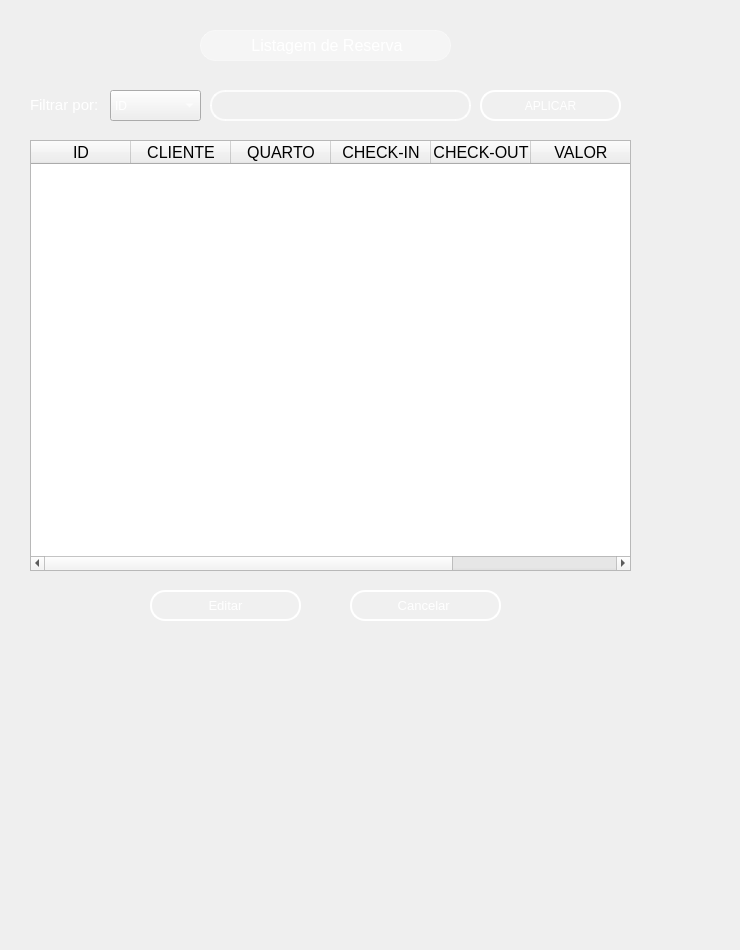
     <widget class="QWidget" name="page_21">
      <widget class="QLabel" name="label_39">
       <property name="geometry">
        <rect>
         <x>200</x>
         <y>30</y>
         <width>251</width>
         <height>31</height>
        </rect>
       </property>
       <property name="styleSheet">
        <string notr="true">QWidget {
    background-color: rgba(255, 255, 255, 90); /* 20% de opacidade */
    border-radius: 15px;
    border: 1px solid rgba(255, 255, 255, 100);
    backdrop-filter: blur(10px);
    /* Sombra inicial sutil nas laterais */
    box-shadow: 0 0 5px rgba(255, 255, 255, 50);
    /* Transição suave para sombra e fundo */
    transition: box-shadow 0.5s ease, background-color 0.5s ease, border 0.5s ease;
}

QWidget:hover {
    background-color: rgba(255, 255, 255, 110); /* Aumenta o brilho */
    border: 1px solid rgba(255, 255, 255, 130);
    /* Sombra mais intensa nas laterais, simulando brilho em movimento */
    box-shadow: 10px 0 15px rgba(255, 255, 255, 100), 
                -10px 0 15px rgba(255, 255, 255, 100);
}</string>
       </property>
       <property name="text">
        <string>&lt;html&gt;&lt;head/&gt;&lt;body&gt;&lt;p align=&quot;center&quot;&gt;&lt;span style=&quot; font-size:12pt; color:#ffffff;&quot;&gt;Listagem de Reserva&lt;/span&gt;&lt;/p&gt;&lt;/body&gt;&lt;/html&gt;</string>
       </property>
      </widget>
      <widget class="QWidget" name="widget_15" native="true">
       <property name="geometry">
        <rect>
         <x>-50</x>
         <y>-150</y>
         <width>731</width>
         <height>941</height>
        </rect>
       </property>
       <property name="styleSheet">
        <string notr="true">QWidget {
    background: qradialgradient(
        cx: 0.5, cy: 0.2, radius: 0.8,
        fx: 0.5, fy: 0.2,
        stop: 0 #7FA3A6,  /* Brilho no topo (mais suave) */
        stop: 0.4 #4E7580, /* Azul intermediário mais escuro */
        stop: 0.7 #27425A, /* Azul mais escuro na transição */
        stop: 1 #0A1A30   /* Azul bem escuro na parte inferior */
    );
}
</string>
       </property>
      </widget>
      <widget class="QPushButton" name="btn_cancel">
       <property name="geometry">
        <rect>
         <x>350</x>
         <y>590</y>
         <width>151</width>
         <height>31</height>
        </rect>
       </property>
       <property name="font">
        <font>
         <family>MS Shell Dlg 2</family>
         <pointsize>10</pointsize>
         <weight>50</weight>
         <italic>false</italic>
         <bold>false</bold>
        </font>
       </property>
       <property name="styleSheet">
        <string notr="true">QPushButton {
    background-color: rgba(255, 255, 255, 0.5);
    border: 5px solid rgba(255, 255, 255, 0.3); /* Borda branca translúcida */
    color: #333333; /* Texto totalmente opaco */
}

QPushButton:hover {
    background-color: rgba(207, 216, 220, 100);
    border-color:rgba(255, 255, 255,255);
    
}

QPushButton:pressed {
    background-color: #A0B2C8; /* Azul acinzentado */
border-color: #003366; /* Azul escuro */
color: #003366;
}
 QPushButton{border: 2px solid rgba(255, 255, 255, 200);
    border-radius: 15px;
    background-color: rgba(0, 0, 0, 0); /* Totalmente transparente */
    
    /* Espaçamento interno */
    padding: 5px 15px;
    
    /* Cor do texto */
    color: white;
    
    /* Melhora a renderização */
    background-clip: padding-box;
}

/* Efeito ao focar */
QPushButton {
    border: 2px solid rgba(255, 255, 255, 255);
    background-color: rgba(255, 255, 255, 20);
}</string>
       </property>
       <property name="text">
        <string>Cancelar </string>
       </property>
      </widget>
      <widget class="QTableWidget" name="tabela_lista_reserva">
       <property name="geometry">
        <rect>
         <x>30</x>
         <y>140</y>
         <width>601</width>
         <height>431</height>
        </rect>
       </property>
       <property name="font">
        <font>
         <family>MS Shell Dlg 2</family>
         <pointsize>12</pointsize>
         <weight>50</weight>
         <bold>false</bold>
        </font>
       </property>
       <property name="styleSheet">
        <string notr="true"/>
       </property>
       <column>
        <property name="text">
         <string>ID</string>
        </property>
       </column>
       <column>
        <property name="text">
         <string>CLIENTE</string>
        </property>
       </column>
       <column>
        <property name="text">
         <string>QUARTO</string>
        </property>
       </column>
       <column>
        <property name="text">
         <string>CHECK-IN</string>
        </property>
       </column>
       <column>
        <property name="text">
         <string>CHECK-OUT</string>
        </property>
       </column>
       <column>
        <property name="text">
         <string>VALOR</string>
        </property>
       </column>
       <column>
        <property name="text">
         <string>STATUS</string>
        </property>
       </column>
      </widget>
      <widget class="QLabel" name="label_7">
       <property name="geometry">
        <rect>
         <x>30</x>
         <y>80</y>
         <width>601</width>
         <height>51</height>
        </rect>
       </property>
       <property name="text">
        <string>&lt;!DOCTYPE HTML PUBLIC &quot;-//W3C//DTD HTML 4.0//EN&quot; &quot;http://www.w3.org/TR/REC-html40/strict.dtd&quot;&gt;
&lt;html&gt;&lt;head&gt;&lt;meta name=&quot;qrichtext&quot; content=&quot;1&quot; /&gt;&lt;style type=&quot;text/css&quot;&gt;
p, li { white-space: pre-wrap; }
&lt;/style&gt;&lt;/head&gt;&lt;body style=&quot; font-family:'MS Shell Dlg 2'; font-size:8pt; font-weight:400; font-style:normal;&quot;&gt;
&lt;p style=&quot; margin-top:0px; margin-bottom:0px; margin-left:0px; margin-right:0px; -qt-block-indent:0; text-indent:0px;&quot;&gt;&lt;span style=&quot; font-size:11pt; color:#ffffff;&quot;&gt;Filtrar por:&lt;/span&gt;&lt;/p&gt;&lt;/body&gt;&lt;/html&gt;</string>
       </property>
      </widget>
      <widget class="QComboBox" name="comboBox_filtro_2">
       <property name="geometry">
        <rect>
         <x>110</x>
         <y>90</y>
         <width>91</width>
         <height>31</height>
        </rect>
       </property>
       <property name="styleSheet">
        <string notr="true">color:rgba(255, 255, 255, 255);</string>
       </property>
       <item>
        <property name="text">
         <string>ID</string>
        </property>
       </item>
       <item>
        <property name="text">
         <string>CLIENTE</string>
        </property>
       </item>
       <item>
        <property name="text">
         <string>QUARTO</string>
        </property>
       </item>
       <item>
        <property name="text">
         <string>CHECK-IN</string>
        </property>
       </item>
       <item>
        <property name="text">
         <string>CHECK-OUT</string>
        </property>
       </item>
       <item>
        <property name="text">
         <string>VALOR</string>
        </property>
       </item>
       <item>
        <property name="text">
         <string>STATUS</string>
        </property>
       </item>
      </widget>
      <widget class="QLineEdit" name="lineEdit_busca">
       <property name="geometry">
        <rect>
         <x>210</x>
         <y>90</y>
         <width>261</width>
         <height>31</height>
        </rect>
       </property>
       <property name="styleSheet">
        <string notr="true">QLineEdit {
    /* Borda e fundo */
    border: 2px solid rgba(255, 255, 255, 200);
    border-radius: 15px;
    background-color: rgba(0, 0, 0, 0); /* Totalmente transparente */
    
    /* Espaçamento interno */
    padding: 5px 15px;
    
    /* Cor do texto */
    color: white;
    
    /* Melhora a renderização */
    background-clip: padding-box;
}

/* Efeito ao focar */
QLineEdit:focus {
    border: 2px solid rgba(255, 255, 255, 255);
    background-color: rgba(255, 255, 255, 36);
}</string>
       </property>
      </widget>
      <widget class="QPushButton" name="editButton_2">
       <property name="geometry">
        <rect>
         <x>150</x>
         <y>590</y>
         <width>151</width>
         <height>31</height>
        </rect>
       </property>
       <property name="font">
        <font>
         <family>MS Shell Dlg 2</family>
         <pointsize>10</pointsize>
         <weight>50</weight>
         <italic>false</italic>
         <bold>false</bold>
        </font>
       </property>
       <property name="styleSheet">
        <string notr="true">QPushButton {
    background-color: rgba(255, 255, 255, 0.5);
    border: 5px solid rgba(255, 255, 255, 0.3); /* Borda branca translúcida */
    color: #333333; /* Texto totalmente opaco */
}

QPushButton:hover {
    background-color: rgba(207, 216, 220, 100);
    border-color:rgba(255, 255, 255,255);
    
}

QPushButton:pressed {
    background-color: #A0B2C8; /* Azul acinzentado */
border-color: #003366; /* Azul escuro */
color: #003366;
}
 QPushButton{border: 2px solid rgba(255, 255, 255, 200);
    border-radius: 15px;
    background-color: rgba(0, 0, 0, 0); /* Totalmente transparente */
    
    /* Espaçamento interno */
    padding: 5px 15px;
    
    /* Cor do texto */
    color: white;
    
    /* Melhora a renderização */
    background-clip: padding-box;
}

/* Efeito ao focar */
QPushButton {
    border: 2px solid rgba(255, 255, 255, 255);
    background-color: rgba(255, 255, 255, 20);
}</string>
       </property>
       <property name="text">
        <string>Editar</string>
       </property>
      </widget>
      <widget class="QPushButton" name="botao_aplicar_filtro">
       <property name="geometry">
        <rect>
         <x>480</x>
         <y>90</y>
         <width>141</width>
         <height>31</height>
        </rect>
       </property>
       <property name="styleSheet">
        <string notr="true">QPushButton {
    background-color: rgba(255, 255, 255, 0.5);
    border: 5px solid rgba(255, 255, 255, 0.3); /* Borda branca translúcida */
    color: #333333; /* Texto totalmente opaco */
}

QPushButton:hover {
    background-color: rgba(207, 216, 220, 100);
    border-color:rgba(255, 255, 255,255);
    
}

QPushButton:pressed {
    background-color: #A0B2C8; /* Azul acinzentado */
border-color: #003366; /* Azul escuro */
color: #003366;
}
 QPushButton{border: 2px solid rgba(255, 255, 255, 200);
    border-radius: 15px;
    background-color: rgba(0, 0, 0, 0); /* Totalmente transparente */
    
    /* Espaçamento interno */
    padding: 5px 15px;
    
    /* Cor do texto */
    color: white;
    
    /* Melhora a renderização */
    background-clip: padding-box;
}

/* Efeito ao focar */
QPushButton {
    border: 2px solid rgba(255, 255, 255, 255);
    background-color: rgba(255, 255, 255, 20);
}</string>
       </property>
       <property name="text">
        <string>APLICAR</string>
       </property>
      </widget>
      <zorder>widget_15</zorder>
      <zorder>btn_cancel</zorder>
      <zorder>tabela_lista_reserva</zorder>
      <zorder>label_7</zorder>
      <zorder>comboBox_filtro_2</zorder>
      <zorder>label_39</zorder>
      <zorder>lineEdit_busca</zorder>
      <zorder>editButton_2</zorder>
      <zorder>botao_aplicar_filtro</zorder>
     </widget>
